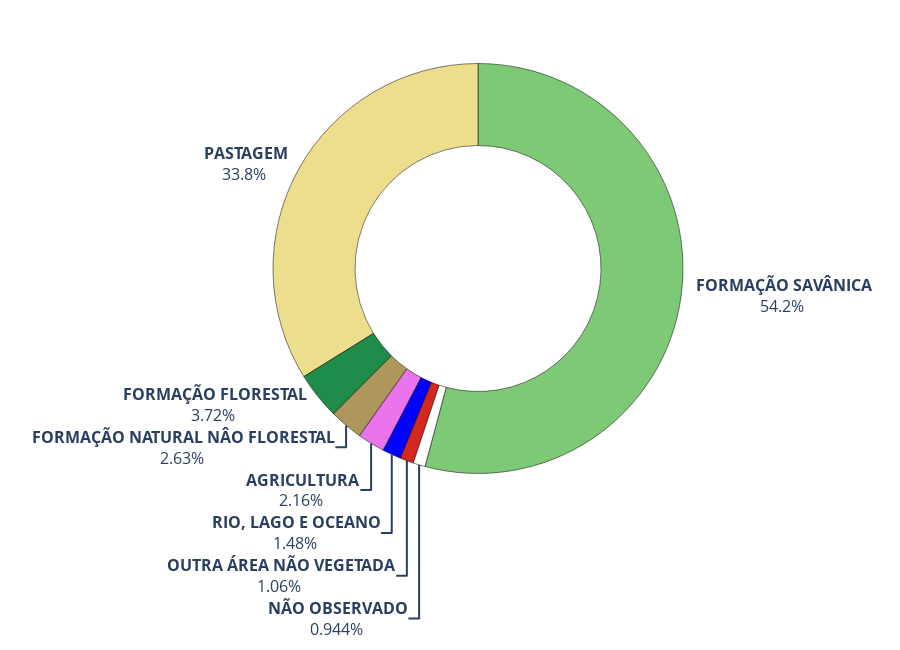

Notebook code for this chart:
### Code cell
plot_pie_areasEstaveis(df, "Pontos de Acurácia por Ano", "Legenda MapBiomas")

### Figure 1 — Plotly figure (JSON) as saved in the notebook; plotly's stock layout.template omitted (floating-point values rounded to 4 significant figures)
{"data": [{"customdata": [["<b> FORMAÇÃO FLORESTAL</b>", "<b> FORMAÇÃO FLORESTAL</b>"], ["<b> FORMAÇÃO SAVÂNICA</b>", "<b> FORMAÇÃO SAVÂNICA</b>"], ["<b> FORMAÇÃO NATURAL NÂO FLORESTAL</b>", "<b> FORMAÇÃO NATURAL NÂO FLORESTAL</b>"], ["<b> PASTAGEM</b>", "<b> PASTAGEM</b>"], ["<b> AGRICULTURA</b>", "<b> AGRICULTURA</b>"], ["<b> OUTRA ÁREA NÃO VEGETADA</b>", "<b> OUTRA ÁREA NÃO VEGETADA</b>"], ["<b> NÃO OBSERVADO</b>", "<b> NÃO OBSERVADO</b>"], ["<b> RIO, LAGO E OCEANO</b>", "<b> RIO, LAGO E OCEANO</b>"]], "domain": {"x": [0, 1], "y": [0, 1]}, "hole": 0.6, "hovertemplate": "name_class=%{customdata[1]}<br>numero Ptos=%{value}<extra></extra>", "labels": ["<b> FORMAÇÃO FLORESTAL</b>", "<b> FORMAÇÃO SAVÂNICA</b>", "<b> FORMAÇÃO NATURAL NÂO FLORESTAL</b>", "<b> PASTAGEM</b>", "<b> AGRICULTURA</b>", "<b> OUTRA ÁREA NÃO VEGETADA</b>", "<b> NÃO OBSERVADO</b>", "<b> RIO, LAGO E OCEANO</b>"], "legendgroup": "", "marker": {"colors": ["#1f8d49", "#7dc975", "#ad975a", "#edde8e", "#E974ED", "#d4271e", "#ffffff", "#0000FF"], "line": {"color": "#000000", "width": 0.5}}, "name": "", "showlegend": true, "textfont": {"size": 16}, "textinfo": "label+percent", "textposition": "outside", "type": "pie", "values": [370, 5392, 262, 3369, 215, 106, 94, 147]}], "layout": {"height": 650, "legend": {"tracegroupgap": 0}, "margin": {"t": 60}, "showlegend": false, "width": 900}}
